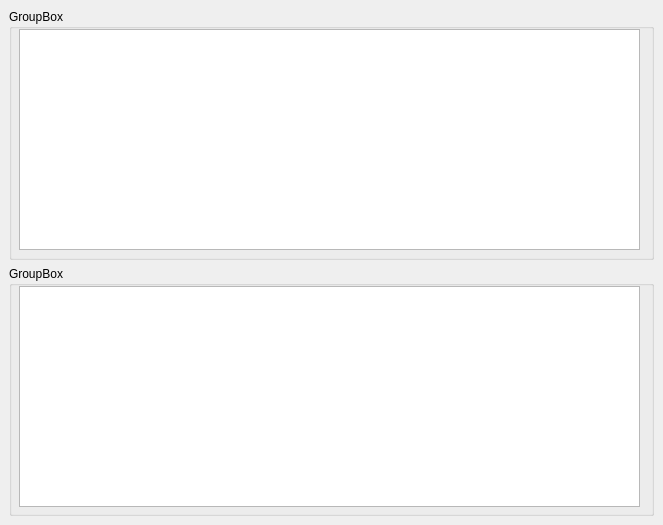
<?xml version="1.0" encoding="UTF-8"?>
<ui version="4.0">
 <class>MainWindow</class>
 <widget class="QMainWindow" name="MainWindow">
  <property name="geometry">
   <rect>
    <x>0</x>
    <y>0</y>
    <width>663</width>
    <height>525</height>
   </rect>
  </property>
  <property name="windowTitle">
   <string>MainWindow</string>
  </property>
  <widget class="QWidget" name="centralWidget">
   <layout class="QVBoxLayout" name="verticalLayout_2">
    <item>
     <widget class="QGroupBox" name="groupBox">
      <property name="title">
       <string>GroupBox</string>
      </property>
      <widget class="QTreeView" name="treeView">
       <property name="geometry">
        <rect>
         <x>10</x>
         <y>20</y>
         <width>621</width>
         <height>221</height>
        </rect>
       </property>
      </widget>
     </widget>
    </item>
    <item>
     <widget class="QGroupBox" name="groupBox_2">
      <property name="title">
       <string>GroupBox</string>
      </property>
      <widget class="QPlainTextEdit" name="plainTextEdit">
       <property name="geometry">
        <rect>
         <x>10</x>
         <y>20</y>
         <width>621</width>
         <height>221</height>
        </rect>
       </property>
      </widget>
     </widget>
    </item>
   </layout>
  </widget>
 </widget>
 <resources/>
 <connections/>
</ui>
